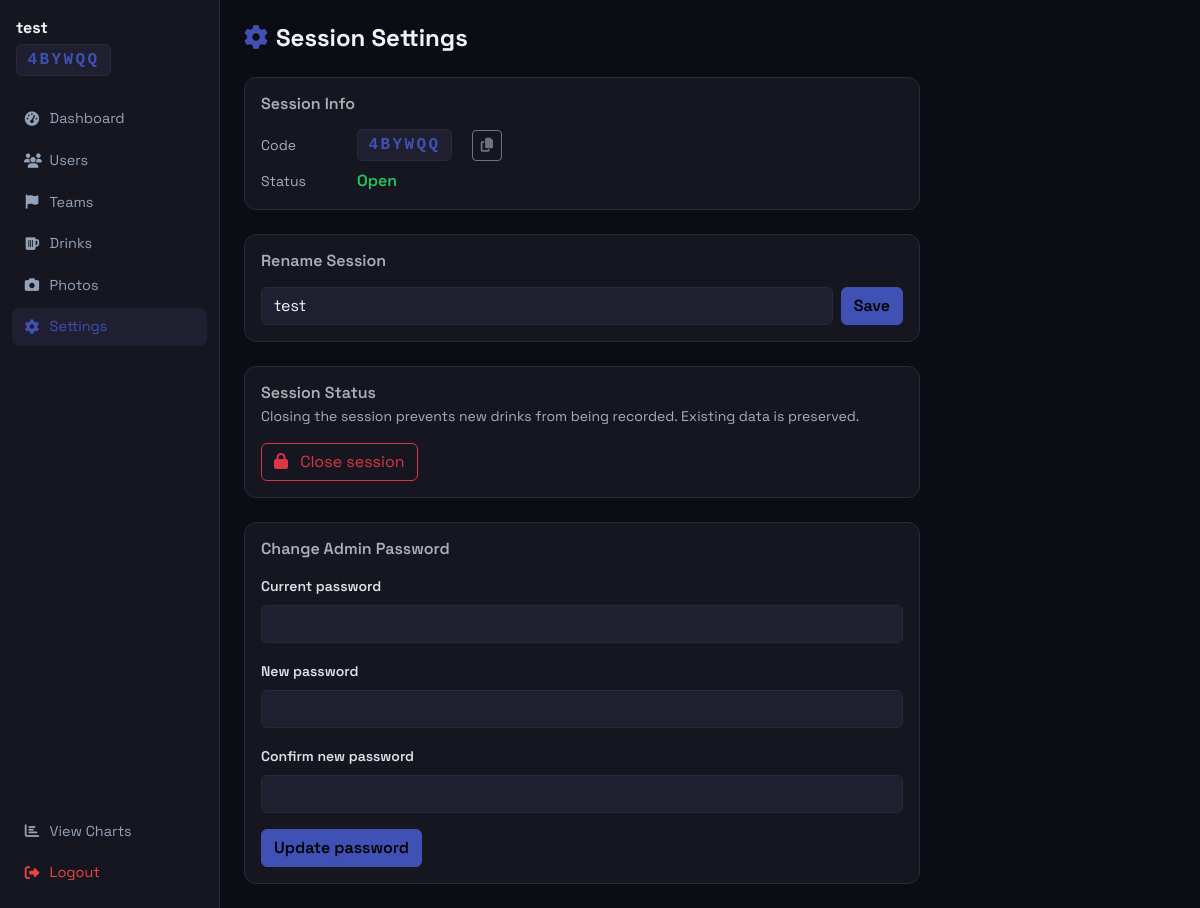
Page /admin/4BYWQQ/settings (signed in) on the committed database.
### models.py (models this page shows, shortened)
class DrinkSession(db.Model):
    __tablename__ = 'drink_session'
    id             = db.Column(db.Integer,    primary_key=True)
    code           = db.Column(db.String(6),  unique=True, nullable=False, index=True)
    name           = db.Column(db.String(100), nullable=False)
    chart_title    = db.Column(db.String(140), nullable=True)
    drink_label    = db.Column(db.String(60),  nullable=True)
    vomit_enabled  = db.Column(db.Boolean,    default=True, nullable=True)
    password_hash  = db.Column(db.String(256), nullable=False)
    is_open        = db.Column(db.Boolean,    default=True,  nullable=False)
    created_at     = db.Column(db.DateTime,   default=datetime.utcnow, nullable=False)
    users  = db.relationship('User',  back_populates='session', cascade='all, delete-orphan')
    teams  = db.relationship('Team',  back_populates='session', cascade='all, delete-orphan')
    drinks = db.relationship('Drink', back_populates='session', cascade='all, delete-orphan')

### blueprints/admin.py (the view, shortened to what this page needs)
@admin_bp.route('/<code>/settings', methods=['GET', 'POST'])
@session_admin_required
def settings(code):
    ds = DrinkSession.query.filter_by(code=code).first()
    return render_template('admin/settings.html', ds=ds)

### blueprints/admin.py (called while the page is built)
def session_admin_required(f):
    @wraps(f)
    def decorated(*args, **kwargs):
        code = kwargs.get('code', '')
        if session.get('superadmin'):
            return f(*args, **kwargs)
        if session.get('session_admin', {}).get('code') != code:
            return redirect(url_for('admin.login', code=code))
        return f(*args, **kwargs)
    return decorated

### templates/admin/settings.html (shortened to what this page needs)
{% extends 'admin/base.html' %}
{% block content %}
<h4 class="fw-bold mb-4"><i class="fas fa-gear text-amber me-2"></i>Session Settings</h4>
<div class="row g-4" style="max-width: 700px;">
    <div class="col-12">
        <div class="card p-3">
            <h6 class="fw-semibold mb-3 text-muted">Session Info</h6>
            <div class="d-flex align-items-center gap-3 mb-2">
                <span class="text-muted small" style="width:80px;">Code</span>
                <span class="session-code">{{ ds.code }}</span>
                <button class="btn btn-sm btn-outline-secondary ms-1"
                        onclick="navigator.clipboard.writeText('{{ ds.code }}').then(() => this.innerHTML='<i class=\'fas fa-check\'></i>')">
                    <i class="fas fa-copy"></i>
                </button>
            </div>
            <div class="d-flex align-items-center gap-3">
                <span class="text-muted small" style="width:80px;">Status</span>
                <span class="{% if ds.is_open %}status-open{% else %}status-closed{% endif %} fw-semibold">
                    {{ 'Open' if ds.is_open else 'Closed' }}
                </span>
            </div>
        </div>
    </div>
    <div class="col-12">
        <div class="card p-3">
            <h6 class="fw-semibold mb-3 text-muted">Rename Session</h6>
            <form method="post">
                <div class="d-flex gap-2">
                    <input type="text" name="name" class="form-control"
                           value="{{ ds.name }}" maxlength="100" required>
                    <button type="submit" class="btn btn-amber">Save</button>
                </div>
            </form>
        </div>
    </div>
    <div class="col-12">
        <div class="card p-3">
            <h6 class="fw-semibold mb-1 text-muted">Session Status</h6>
            <p class="text-muted small mb-3">
                Closing the session prevents new drinks from being recorded.
                Existing data is preserved.
            </p>
            <form method="post">
                <button type="submit"
                        class="btn {% if ds.is_open %}btn-outline-danger{% else %}btn-outline-success{% endif %}">
                    <i class="fas fa-{% if ds.is_open %}lock{% else %}lock-open{% endif %} me-2"></i>
                    {% if ds.is_open %}Close session{% else %}Open session{% endif %}
                </button>
            </form>
        </div>
    </div>
    <div class="col-12">
        <div class="card p-3">
            <h6 class="fw-semibold mb-3 text-muted">Change Admin Password</h6>
            <form method="post">
                <div class="mb-3">
                    <label class="form-label fw-semibold small">Current password</label>
                    <input type="password" name="current_password" class="form-control" required>
                </div>
                <div class="mb-3">
                    <label class="form-label fw-semibold small">New password</label>
                    <input type="password" name="new_password" class="form-control"
                           minlength="6" required>
                </div>
                <div class="mb-3">
                    <label class="form-label fw-semibold small">Confirm new password</label>
                    <input type="password" name="confirm_password" class="form-control" required>
                </div>
                <button type="submit" class="btn btn-amber">Update password</button>
            </form>
        </div>
    </div>
</div>
{% endblock %}

### templates/admin/base.html (shortened to what this page needs)
<!DOCTYPE html>
<html lang="en" data-bs-theme="dark">
<head>
    <link rel="stylesheet" href="https://cdn.jsdelivr.net/npm/bootstrap@5.3.3/dist/css/bootstrap.min.css">
    <link rel="stylesheet" href="https://cdnjs.cloudflare.com/ajax/libs/font-awesome/6.5.2/css/all.min.css">
    <link rel="stylesheet" href="{{ url_for('static', filename='style.css') }}">
</head>
<body>
<div class="d-flex" style="min-height: 100vh;">
    {% if ds is defined %}
    <aside class="admin-sidebar d-none d-md-flex">
        <div class="mb-4 px-1">
            <div class="fw-bold text-truncate">{{ ds.name }}</div>
            <div class="mt-1"><span class="session-code">{{ ds.code }}</span></div>
        </div>
        <nav class="d-flex flex-column gap-1 flex-grow-1">
            <a href="{{ url_for('admin.dashboard', code=ds.code) }}"
               class="admin-nav-link {% if request.endpoint == 'admin.dashboard' %}active{% endif %}">
                <i class="fas fa-gauge-high"></i> Dashboard
            </a>
            <a href="{{ url_for('admin.users', code=ds.code) }}"
               class="admin-nav-link {% if request.endpoint == 'admin.users' %}active{% endif %}">
                <i class="fas fa-users"></i> Users
            </a>
            <a href="{{ url_for('admin.teams', code=ds.code) }}"
               class="admin-nav-link {% if request.endpoint == 'admin.teams' %}active{% endif %}">
                <i class="fas fa-flag"></i> Teams
            </a>
            <a href="{{ url_for('admin.drinks', code=ds.code) }}"
               class="admin-nav-link {% if request.endpoint == 'admin.drinks' %}active{% endif %}">
                <i class="fas fa-beer-mug-empty"></i> Drinks
            </a>
            <a href="{{ url_for('admin.photos', code=ds.code) }}"
               class="admin-nav-link {% if request.endpoint == 'admin.photos' %}active{% endif %}">
                <i class="fas fa-camera"></i> Photos
            </a>
            <a href="{{ url_for('admin.settings', code=ds.code) }}"
               class="admin-nav-link {% if request.endpoint == 'admin.settings' %}active{% endif %}">
                <i class="fas fa-gear"></i> Settings
            </a>
        </nav>
        <div class="d-flex flex-column gap-1">
            <a href="{{ url_for('public.chart', code=ds.code) }}"
               class="admin-nav-link" target="_blank">
                <i class="fas fa-chart-bar"></i> View Charts
            </a>
            <a href="{{ url_for('admin.logout', code=ds.code) }}"
               class="admin-nav-link danger">
                <i class="fas fa-right-from-bracket"></i> Logout
            </a>
        </div>
    </aside>
    {% endif %}
    <div class="flex-grow-1 overflow-auto" style="background: var(--bg-base);">
        <div class="p-4">
            {% block content %}{% endblock %}
        </div>
    </div>
</div>
</body>
</html>

### static/style.css (style rules this page uses)
:root { --amber: #3f51b5; --amber-light: #5c6bc0; --amber-dark: #303f9f; --bg-base: #0c0c14; --bg-surface: #161621; --bg-elevated: #1f1f30; --border: #2a2a3a; --text-muted: #64748b; }
body { background-color: var(--bg-base); color: #f1f5f9; font-family: 'Space Grotesk', system-ui, -apple-system, BlinkMacSystemFont, sans-serif; }
.btn-amber { background-color: var(--amber); border-color: var(--amber); color: #000; font-weight: 600; }
.text-amber { color: var(--amber) !important; }
.card { background-color: var(--bg-surface); border: 1px solid var(--border); border-radius: 0.75rem; }
.admin-sidebar { width: 220px; min-height: 100vh; background-color: var(--bg-surface); border-right: 1px solid var(--border); flex-shrink: 0; display: flex; flex-direction: column; padding: 1rem 0.75rem; }
.admin-nav-link { display: flex; align-items: center; gap: 0.6rem; padding: 0.5rem 0.75rem; border-radius: 0.45rem; color: #94a3b8; text-decoration: none; font-size: 0.9rem; transition: color 0.12s, background-color 0.12s; }
.admin-nav-link i { width: 1rem; text-align: center; }
.admin-nav-link:hover, .admin-nav-link.active { color: var(--amber); background-color: var(--bg-elevated); }
.admin-nav-link.danger { color: #ef4444; }
.session-code { font-family: 'Courier New', Courier, monospace; font-weight: 700; font-size: 1rem; color: var(--amber); background-color: var(--bg-elevated); border: 1px solid var(--border); padding: 0.2rem 0.65rem; border-radius: 0.35rem; letter-spacing: 0.15em; display: inline-block; }
.status-open { color: #22c55e; }
.form-control, .form-select { background-color: var(--bg-elevated); border-color: var(--border); color: #f1f5f9; }
.form-control::placeholder { color: var(--text-muted); }

### rows in the picture
DrinkSession: name "test", code "4BYWQQ", is_open "Open"
